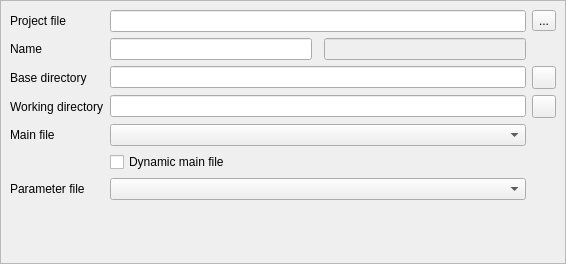
<?xml version="1.0" encoding="UTF-8"?>
<ui version="4.0">
 <class>gams::studio::project::ProjectEdit</class>
 <widget class="QWidget" name="gams::studio::project::ProjectEdit">
  <property name="geometry">
   <rect>
    <x>0</x>
    <y>0</y>
    <width>566</width>
    <height>264</height>
   </rect>
  </property>
  <property name="windowTitle">
   <string>Project Options</string>
  </property>
  <layout class="QVBoxLayout" name="verticalLayout">
   <property name="leftMargin">
    <number>0</number>
   </property>
   <property name="topMargin">
    <number>0</number>
   </property>
   <property name="rightMargin">
    <number>0</number>
   </property>
   <property name="bottomMargin">
    <number>0</number>
   </property>
   <item>
    <widget class="QFrame" name="frame">
     <property name="frameShape">
      <enum>QFrame::Shape::StyledPanel</enum>
     </property>
     <property name="frameShadow">
      <enum>QFrame::Shadow::Sunken</enum>
     </property>
     <layout class="QGridLayout" name="gridLayout_2">
      <item row="2" column="0">
       <widget class="QLabel" name="laBaseDir">
        <property name="text">
         <string>Base directory</string>
        </property>
       </widget>
      </item>
      <item row="3" column="2">
       <widget class="QToolButton" name="bWorkDir">
        <property name="text">
         <string/>
        </property>
        <property name="icon">
         <iconset resource="../../icons/icons.qrc">
          <normaloff>:/solid/folder-open-bw</normaloff>:/solid/folder-open-bw</iconset>
        </property>
       </widget>
      </item>
      <item row="2" column="1">
       <widget class="QLineEdit" name="edBaseDir"/>
      </item>
      <item row="2" column="2">
       <widget class="QToolButton" name="bBaseDir">
        <property name="text">
         <string/>
        </property>
        <property name="icon">
         <iconset resource="../../icons/icons.qrc">
          <normaloff>:/solid/folder-open-bw</normaloff>:/solid/folder-open-bw</iconset>
        </property>
       </widget>
      </item>
      <item row="1" column="0">
       <widget class="QLabel" name="laName">
        <property name="text">
         <string>Name</string>
        </property>
       </widget>
      </item>
      <item row="6" column="1">
       <widget class="QComboBox" name="cbPfFile"/>
      </item>
      <item row="4" column="0">
       <widget class="QLabel" name="laMainGms">
        <property name="text">
         <string>Main file</string>
        </property>
       </widget>
      </item>
      <item row="0" column="0">
       <widget class="QLabel" name="laProjectFile">
        <property name="text">
         <string>Project file</string>
        </property>
       </widget>
      </item>
      <item row="6" column="0">
       <widget class="QLabel" name="laPfFile">
        <property name="text">
         <string>Parameter file</string>
        </property>
       </widget>
      </item>
      <item row="0" column="1">
       <widget class="QLineEdit" name="edProjectFile"/>
      </item>
      <item row="3" column="0">
       <widget class="QLabel" name="laWorkDir">
        <property name="text">
         <string>Working directory</string>
        </property>
       </widget>
      </item>
      <item row="7" column="1">
       <spacer name="verticalSpacer">
        <property name="orientation">
         <enum>Qt::Orientation::Vertical</enum>
        </property>
        <property name="sizeHint" stdset="0">
         <size>
          <width>20</width>
          <height>0</height>
         </size>
        </property>
       </spacer>
      </item>
      <item row="4" column="1">
       <widget class="QComboBox" name="cbMainFile"/>
      </item>
      <item row="3" column="1">
       <widget class="QLineEdit" name="edWorkDir"/>
      </item>
      <item row="0" column="2">
       <widget class="QToolButton" name="bGspSwitch">
        <property name="text">
         <string>...</string>
        </property>
        <property name="icon">
         <iconset resource="../../icons/icons.qrc">
          <normaloff>:/solid/new</normaloff>:/solid/new</iconset>
        </property>
       </widget>
      </item>
      <item row="5" column="1">
       <widget class="QCheckBox" name="cbDynamicMainFile">
        <property name="toolTip">
         <string>Selects the current file as main file.\n (The file needs to be a GAMS file and part of this project.)</string>
        </property>
        <property name="text">
         <string>Dynamic main file</string>
        </property>
       </widget>
      </item>
      <item row="1" column="1">
       <widget class="QWidget" name="widget" native="true">
        <layout class="QHBoxLayout" name="horizontalLayout">
         <property name="spacing">
          <number>4</number>
         </property>
         <property name="leftMargin">
          <number>0</number>
         </property>
         <property name="topMargin">
          <number>0</number>
         </property>
         <property name="rightMargin">
          <number>0</number>
         </property>
         <property name="bottomMargin">
          <number>0</number>
         </property>
         <item>
          <widget class="QLineEdit" name="edName"/>
         </item>
         <item>
          <widget class="QLabel" name="label">
           <property name="text">
            <string> </string>
           </property>
          </widget>
         </item>
         <item>
          <widget class="QLineEdit" name="edFullName">
           <property name="enabled">
            <bool>false</bool>
           </property>
          </widget>
         </item>
        </layout>
       </widget>
      </item>
     </layout>
    </widget>
   </item>
  </layout>
 </widget>
 <tabstops>
  <tabstop>edProjectFile</tabstop>
  <tabstop>edWorkDir</tabstop>
  <tabstop>bWorkDir</tabstop>
 </tabstops>
 <resources>
  <include location="../../icons/icons.qrc"/>
 </resources>
 <connections/>
</ui>
